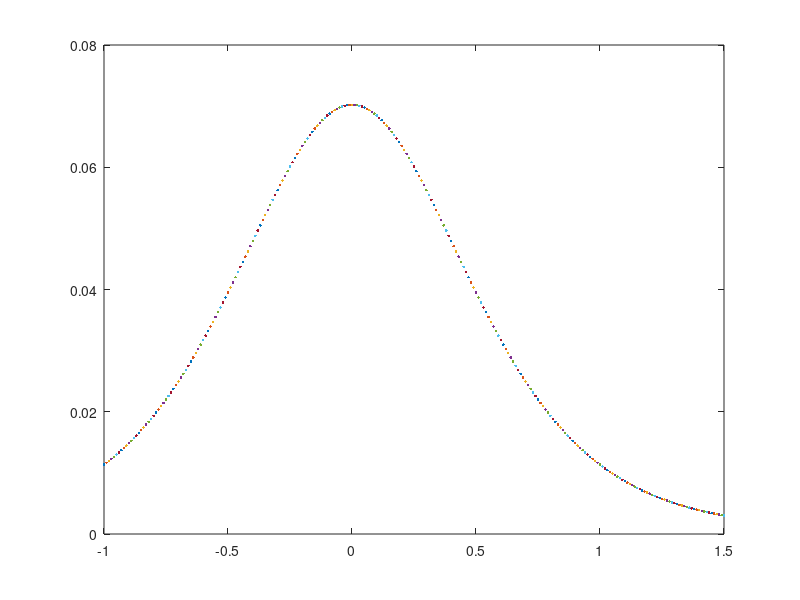

Write MATLAB code to recreate this figure.

function STARr2
    

    q = 1;
    mpi = 0.13957;
    TMP = 0.5;
    etajet = 0 ;
    Aridge = 0.07/0.5;
    fRNK = 3;
    fJ = 0.632;
    ma = 1.1;
    md = 1;
    a = 0.5;
    sigmapizero = 0.5;
    snn = 200;
    mN = 0.93957;
    
    
    yb = acosh(snn/(2*mN));
    
    
    for phi = -1:0.01:1.5
        
    inte2 = 0;    
        
    for pt = 2:0.005:4
    
    deta = -1:0.005:1;
    
    eta = deta + etajet;

    pf1 = pt .* cos(phi);
    pf2 = pt .* sin(phi);
    pf3 = pt .* sinh(eta);
    
    pi1 = pf1 - q/cosh(etajet);
    pi2 = pf2;
    pi3 = pf3 - q*sinh(etajet)/cosh(etajet);
    
    Ef = sqrt(pf1.^2 + pf2.^2 + pf3.^2 + mpi^2);
    Ei = sqrt(pi1.^2 + pi2.^2 + pi3.^2 + mpi^2);
    
    yf = log((Ef + pf3)./(Ef - pf3))./2;
    yi = log((Ei + pi3)./(Ei - pi3))./2;
    
    mtf = sqrt(mpi^2 + pf1.^2 + pf2.^2);
    mti = sqrt(mpi^2 + pi1.^2 + pi2.^2);
  
    pit = sqrt(pi1.^2 + pi2.^2);
    
    x = sqrt(mpi^2 + pit.^2) .* exp(abs(yi) - yb) ./mpi ;
    
    etaf = log((sqrt(pf1.^2 + pf2.^2 + pf3.^2) + pf3)./((sqrt(pf1.^2 + pf2.^2 + pf3.^2) - pf3)));
    etai = log((sqrt(pi1.^2 + pi2.^2 + pi3.^2) + pi3)./((sqrt(pi1.^2 + pi2.^2 + pi3.^2) - pi3)));

    NJF = 0.75;
    TJF = 0.55;
    
    sigmapi = sigmapizero * ma ./(sqrt(ma^2 + pt.^2));
    
    
    Nridge =  fRNK * 2/3 * Aridge * (1 - x).^a .* exp(-sqrt(mpi^2 + pit.^2)/TMP)./(sqrt(md^2 + pit.^2)) .*  Ef./Ei .* sqrt(1 - mpi^2./(mtf.^2 .* (cosh(yf)).^2));
    
    Njet = fJ * NJF .* (exp((mpi - sqrt(mpi^2 + pt.^2)) ./ TJF) ./(TJF .* (mpi + TJF)))  .* exp(-(phi^2 + deta.^2) ./ (2 * sigmapi.^2)) ./ (2 * pi * sigmapi.^2);

    N =  Nridge;
    
    inte1 = sum(N(:) * 0.005);

    inte2 = inte2 + inte1 * pt * 0.005;
   
    end
    
    plot(phi, inte2)
    
    hold all
    
    end
    
end